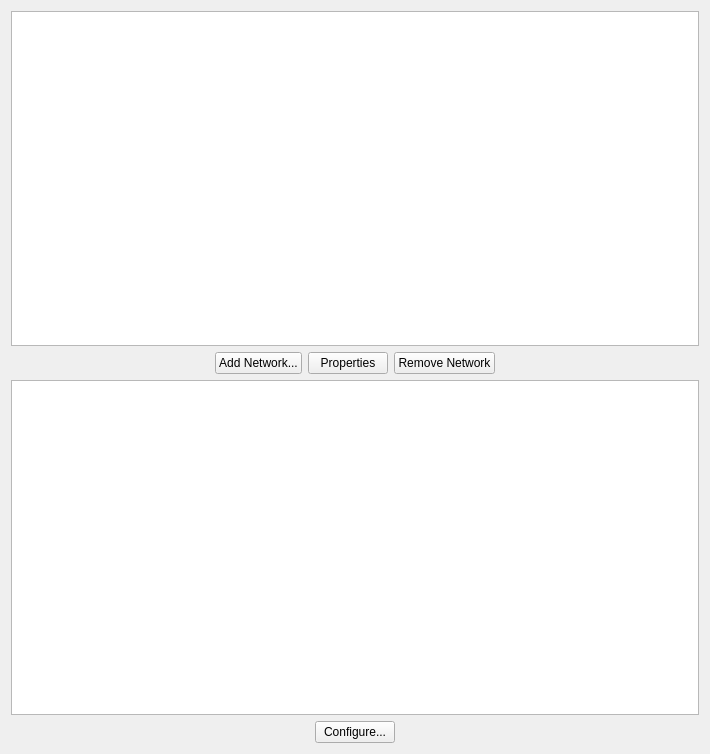
<?xml version="1.0" encoding="UTF-8"?>
<ui version="4.0">
 <class>PoolNetworkTab</class>
 <widget class="QWidget" name="PoolNetworkTab">
  <property name="geometry">
   <rect>
    <x>0</x>
    <y>0</y>
    <width>710</width>
    <height>754</height>
   </rect>
  </property>
  <property name="windowTitle">
   <string>Networking</string>
  </property>
  <layout class="QVBoxLayout" name="verticalLayout">
   <item>
    <widget class="QColumnView" name="networkView"/>
   </item>
   <item>
    <layout class="QHBoxLayout" name="horizontalLayout">
     <item>
      <spacer name="horizontalSpacer">
       <property name="orientation">
        <enum>Qt::Horizontal</enum>
       </property>
       <property name="sizeHint" stdset="0">
        <size>
         <width>40</width>
         <height>20</height>
        </size>
       </property>
      </spacer>
     </item>
     <item>
      <widget class="QPushButton" name="addNetworkButton">
       <property name="text">
        <string>Add Network...</string>
       </property>
      </widget>
     </item>
     <item>
      <widget class="QPushButton" name="propertiesNetworkButton">
       <property name="text">
        <string>Properties</string>
       </property>
      </widget>
     </item>
     <item>
      <widget class="QPushButton" name="removeNetworkButton">
       <property name="text">
        <string>Remove Network</string>
       </property>
      </widget>
     </item>
     <item>
      <spacer name="horizontalSpacer_2">
       <property name="orientation">
        <enum>Qt::Horizontal</enum>
       </property>
       <property name="sizeHint" stdset="0">
        <size>
         <width>40</width>
         <height>20</height>
        </size>
       </property>
      </spacer>
     </item>
    </layout>
   </item>
   <item>
    <widget class="QColumnView" name="ipConfigurationView"/>
   </item>
   <item>
    <layout class="QHBoxLayout" name="horizontalLayout_2">
     <item>
      <spacer name="horizontalSpacer_4">
       <property name="orientation">
        <enum>Qt::Horizontal</enum>
       </property>
       <property name="sizeHint" stdset="0">
        <size>
         <width>40</width>
         <height>20</height>
        </size>
       </property>
      </spacer>
     </item>
     <item>
      <widget class="QPushButton" name="configureIPButton">
       <property name="text">
        <string>Configure...</string>
       </property>
      </widget>
     </item>
     <item>
      <spacer name="horizontalSpacer_3">
       <property name="orientation">
        <enum>Qt::Horizontal</enum>
       </property>
       <property name="sizeHint" stdset="0">
        <size>
         <width>40</width>
         <height>20</height>
        </size>
       </property>
      </spacer>
     </item>
    </layout>
   </item>
  </layout>
 </widget>
 <resources/>
 <connections/>
</ui>
